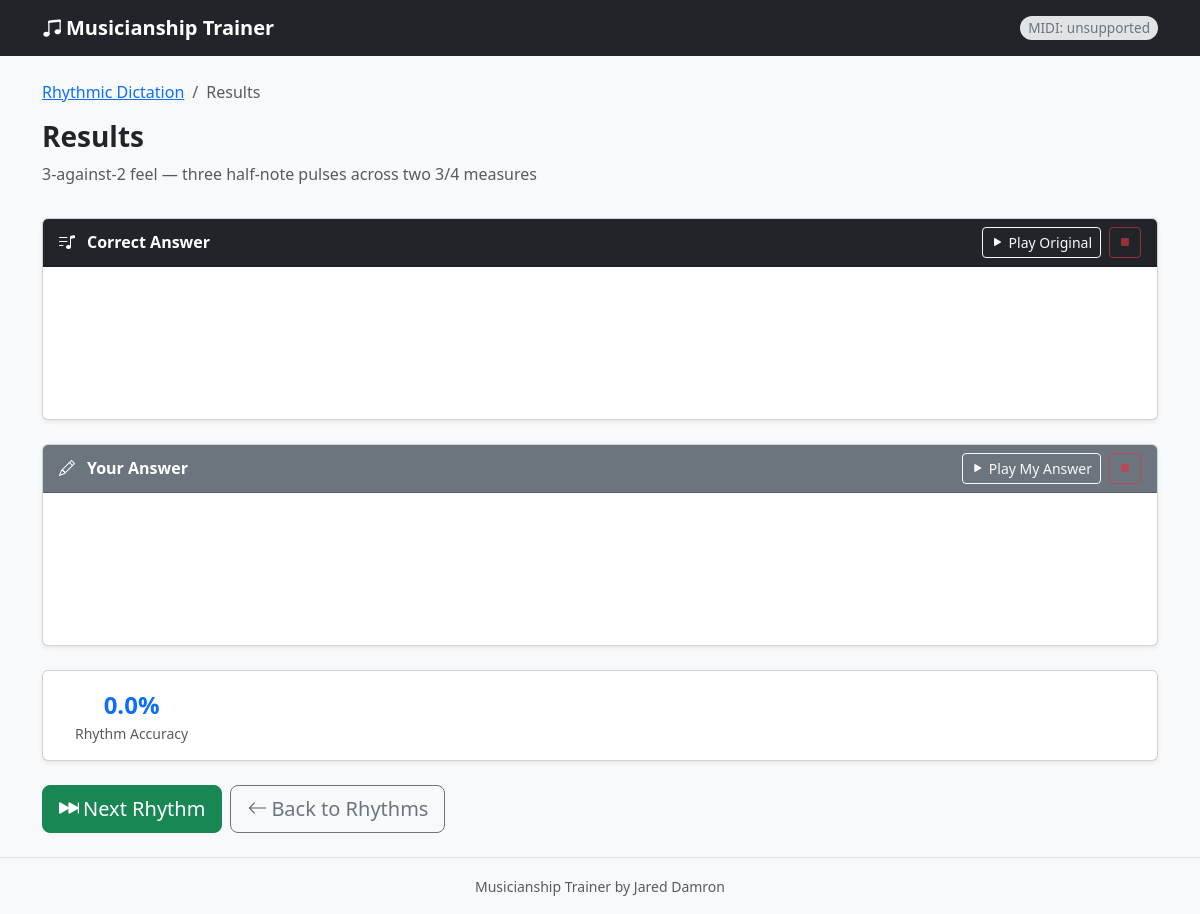
Screenshot of /rhythm/results/1 with the database file from the repository.
### models.py (models this page shows, shortened)
class Rhythm(db.Model):
    id = db.Column(db.Integer, primary_key=True)
    name = db.Column(db.String(100), nullable=False)
    description = db.Column(db.String(300))
    source_key = db.Column(db.String(100), nullable=True)
    notes_json = db.Column(db.Text, nullable=False)
    time_signature = db.Column(db.String(10), default='4/4')
    min_duration = db.Column(db.String(5), default='q')
    difficulty = db.Column(db.Integer, default=1)  # 1–5
    tempo = db.Column(db.Integer, default=100)
    tags = db.relationship('Tag', secondary=rhythm_tags, backref='rhythms', lazy='subquery')
    @property
    def notes(self):
        return json.loads(self.notes_json)

class RhythmAttempt(db.Model):
    id = db.Column(db.Integer, primary_key=True)
    rhythm_id = db.Column(db.Integer, db.ForeignKey('rhythm.id'), nullable=False)
    rhythm = db.relationship('Rhythm', backref='attempts')
    user_notes_json = db.Column(db.Text, nullable=False, default='[]')
    duration_accuracy = db.Column(db.Float, default=0.0)
    created_at = db.Column(db.DateTime, server_default=db.func.now())
    @property
    def user_notes(self):
        return json.loads(self.user_notes_json)

### app.py (the view)
@app.route('/rhythm/results/<int:attempt_id>')
def rhythm_results(attempt_id):
    attempt = RhythmAttempt.query.get_or_404(attempt_id)
    rhythm  = attempt.rhythm
    correct_notes = rhythm.notes
    user_notes    = attempt.user_notes
    comparison = []
    total = max(len(correct_notes), len(user_notes))
    for i in range(total):
        c = correct_notes[i] if i < len(correct_notes) else None
        u = user_notes[i]    if i < len(user_notes)    else None
        comparison.append({
            'index':          i + 1,
            'correct':        c,
            'user':           u,
            'duration_match': (c and u and c['duration'] == u['duration']),
        })
    next_url = build_next_rhythm_url()
    return render_template('rhythm_results.html', attempt=attempt, rhythm=rhythm,
                           comparison=comparison, next_url=next_url)

### app.py (called while the page is built)
def build_next_rhythm_url():
    from urllib.parse import urlencode
    time_sigs = session.get('last_rhythm_time_sigs', [])
    min_durs  = session.get('last_rhythm_min_durs', [])
    tags      = session.get('last_rhythm_tags', [])
    params = (
        [('time_sig', s) for s in time_sigs]
        + [('min_dur', d) for d in min_durs]
        + [('tag',     t) for t in tags]
    )
    if params:
        return url_for('random_rhythm') + '?' + urlencode(params)
    return url_for('random_rhythm')

### templates/rhythm_results.html (shortened to what this page needs)
{% extends 'base.html' %}
{% block content %}
<div class="row mb-3">
  <div class="col">
    <nav aria-label="breadcrumb">
      <ol class="breadcrumb">
        <li class="breadcrumb-item"><a href="{{ url_for('rhythm_index') }}">Rhythmic Dictation</a></li>
        <li class="breadcrumb-item active">Results</li>
      </ol>
    </nav>
    <h1 class="h3 fw-bold">Results</h1>
    {% if rhythm.description %}
      <p class="text-muted">{{ rhythm.description }}</p>
    {% endif %}
  </div>
</div>
<div class="card shadow-sm mb-4">
  <div class="card-header bg-dark text-white d-flex align-items-center gap-2">
    <i class="bi bi-music-note-list me-1"></i>
    <span class="fw-semibold">Correct Answer</span>
    <div class="ms-auto d-flex gap-2 align-items-center">
      <button id="btn-play-correct" class="btn btn-sm btn-outline-light">
        <i class="bi bi-play-fill me-1"></i>Play Original
      </button>
      <button id="btn-stop-correct" class="btn btn-sm btn-outline-danger" disabled>
        <i class="bi bi-stop-fill"></i>
      </button>
    </div>
  </div>
  <div class="card-body">
    <div id="correct-staff"></div>
  </div>
</div>
<div class="card shadow-sm mb-4">
  <div class="card-header bg-secondary text-white d-flex align-items-center gap-2">
    <i class="bi bi-pencil me-1"></i>
    <span class="fw-semibold">Your Answer</span>
    <div class="ms-auto d-flex gap-2">
      <button id="btn-play-user" class="btn btn-sm btn-outline-light">
        <i class="bi bi-play-fill me-1"></i>Play My Answer
      </button>
      <button id="btn-stop-user" class="btn btn-sm btn-outline-danger" disabled>
        <i class="bi bi-stop-fill"></i>
      </button>
    </div>
  </div>
  <div class="card-body">
    <div id="user-staff"></div>
  </div>
</div>
<div class="card shadow-sm mb-4">
  <div class="card-body d-flex gap-4 flex-wrap">
    <div class="text-center px-3">
      <div class="fs-4 fw-bold text-primary">{{ attempt.duration_accuracy }}%</div>
      <div class="text-muted small">Rhythm Accuracy</div>
    </div>
  </div>
</div>
<div class="d-flex gap-2">
  <a href="{{ next_url }}" class="btn btn-success btn-lg">
    <i class="bi bi-skip-forward-fill me-1"></i>Next Rhythm
  </a>
  <a href="{{ url_for('rhythm_index') }}" class="btn btn-outline-secondary btn-lg">
    <i class="bi bi-arrow-left me-1"></i>Back to Rhythms
  </a>
</div>
{% endblock %}

### static/css/style.css (style rules this page uses)
body { background-color: #f8f9fa; min-height: 100vh; display: flex; flex-direction: column; }
#correct-staff, #user-staff { overflow-x: auto; min-height: 120px; }

### rows the page displays
Rhythm: description "3-against-2 feel — three half-note pulses across two 3/4 measures"
RhythmAttempt: duration_accuracy "0.0"
